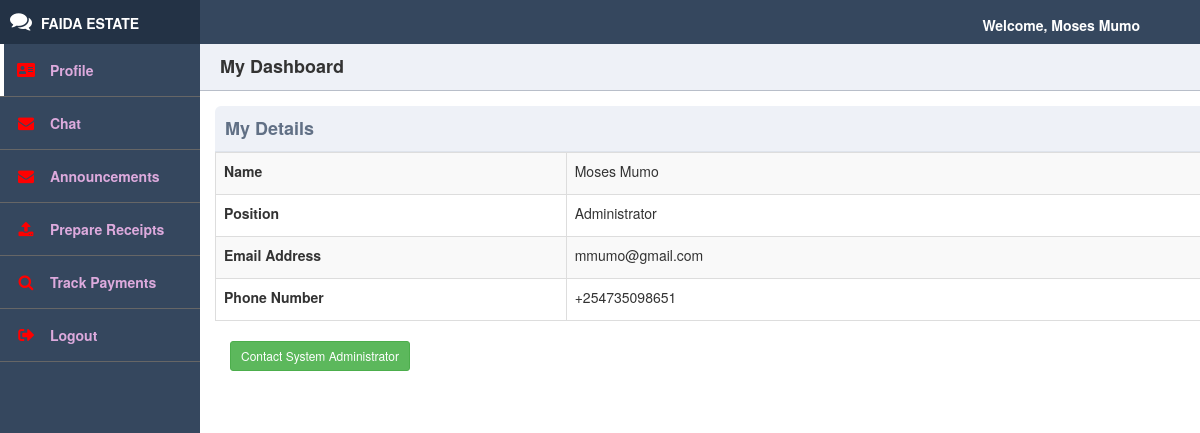
Page /php/treasurerdashboard.php (signed in) on the committed database.
### tables this page shows
CREATE TABLE `users` (
  `user_id` int(11) NOT NULL,
  `username` varchar(255) NOT NULL,
  `houseNumber` varchar(255) DEFAULT NULL,
  `email` varchar(255) NOT NULL,
  `phoneNo` varchar(255) NOT NULL,
  `Position` varchar(20) NOT NULL DEFAULT 'Resident',
  `password` varchar(255) NOT NULL
);

### php/treasurerdashboard.php (the view, shortened to what this page needs)
<?php
$id = $_SESSION['login_id'];
$servername = "localhost";
$username = "root";
$password = "";
$dbname = "faida_estate";
$conn = new mysqli($servername, $username, $password, $dbname);
$sql = "SELECT * FROM users WHERE user_id = '$id'";
	$result = $conn->query($sql);
    if (!$result = mysqli_query($conn, $sql)) {
        exit(mysqli_error($conn));
    }
    if(mysqli_num_rows($result) > 0)
    {
        while($row = mysqli_fetch_assoc($result))
        {
            $data = '<table class="table table-bordered table-striped">
                        <tr>
                     <td width="30%"><label>Name</label></td>
                     <td width="70%">'.$row["username"].'</td>
                     </tr>
                    <tr>
                     <td width="30%"><label>Position</label></td>
                     <td width="70%">'.$row["Position"].'</td>
                    </tr>
                   <tr>
                     <td width="30%"><label>Email Address</label></td>
                     <td width="70%">'.$row["email"].'</td>
                    </tr>
                   <tr>
                     <td width="30%"><label>Phone Number</label></td>
                     <td width="70%"> '.$row["phoneNo"].'</td>
                   </tr>
            </tr>';
        }
    }
    else
    {
        $data .= '<tr><td colspan="6">Records not found!</td></tr>';
    }
    $data .= '</table>';
	?>
<!DOCTYPE html>
<html>
<head>
    <link rel="stylesheet" href="https://use.fontawesome.com/releases/v5.3.1/css/all.css">
	<link rel="stylesheet" type="text/css" href="https://maxcdn.bootstrapcdn.com/font-awesome/4.5.0/css/font-awesome.min.css">
	<link rel="stylesheet" type="text/css" href="../css/main_dash.css">
    <link rel="stylesheet" href="https://maxcdn.bootstrapcdn.com/bootstrap/3.3.7/css/bootstrap.min.css">
</head>
<body>
	<div class="header">
         <p align="center" style="margin-top: 15px; margin-right: 60px; text-align: right; color: white; font-weight: bold; ">Welcome, <?php echo $_SESSION['username']; ?></p>
</div>
		<div class="side-nav">
			<div class="logo">
				<i class="fa fa-comments"></i>
				<span>Faida Estate</span>
			</div>
			<nav>
				<ul>
					<li class="active">
						<a href="#">
							<span><i class="fas fa-address-card"></i></span>
							<span>Profile</span>
						</a>
					</li>
					<li>
						<a href="treasurerchat.php">
							<span><i class="fa fa-envelope"></i></span>
							<span>Chat</span>
						</a>
					</li>
                    <li>
                        <a href="treasurerannouncements.php">
                            <span><i class="fa fa-envelope"></i></span>
                            <span>Announcements</span>
                        </a>
                    </li>
					<li>
						<a href="../html/receipt.html">
							<span><i class="fa fa-upload"></i></span>
							<span>Prepare Receipts</span>
						</a>
					</li>
                    <li>
						<a href="resident_payments.php">
							<span><i class="fa fa-search"></i></span>
							<span>Track Payments</span>
						</a>
					</li>
                    <li>
						<a id="logout">
							<span><i class="fas fa-sign-out-alt"></i></span>
							<span>Logout</span>
						</a>
					</li>
				</ul>
			</nav>
		</div>
		<div class="main-content">
			<div class="title">
				My Dashboard
			</div>
			<div class="main">
            <div class="widget">
					<div class="title">My Details
                    </div>
					<div class="chart">
                    <div class="container">
    <div class="row">
        <?php echo $data; ?>
    </div>
    <button class="btn btn-success btn-sm" data-toggle="modal" data-target="#modalForm" style="float: left;">
                     Contact System Administrator
                     </button>
                </div>
				</div>
			</div>
            </div>
        </div>
</body>
</html>

### css/main_dash.css (style rules this page uses)
* { box-sizing: border-box; }
body { margin: 0; padding: 0; font-family: 'Source Sans Pro', sans-serif; background-color: #d5dae5; -webkit-font-smoothing: antialiased; -moz-osx-font-smoothing: grayscale; }
.header { position: absolute; width: 100%; z-index: 3; height: 44px; background-color: #045895; }
.logo { height: 44px; padding: 10px; font-weight: 700; }
.side-nav .logo { background-color: #233245; color: #fff; }
.logo i { font-size: 22px; }
.logo span { margin-left: 5px; text-transform: uppercase; }
.nav-trigger span, .nav-trigger span:before, span:after { width: 20px; height: 2px; background-color: #35475e; position: absolute; }
.side-nav { position: absolute; width: 100%; height: 100vh; background-color: #35475e; z-index: 1; display: none; }
.side-nav ul { margin: 0; padding: 0; }
.side-nav ul li { padding: 16px 16px; border-bottom: 1px solid #666; position: relative; }
.side-nav ul li.active:before { content: ''; position: absolute; width: 4px; height: 100%; top: 0; left: 0; background-color: #fff; }
.side-nav ul li a { color: #dad; display: block; text-decoration: none; }
.side-nav ul li i { color: red; min-width: 20px; text-align: center; }
.side-nav ul li span:nth-child(2) { margin-left: 10px; font-size: 14px; font-weight: 600; }
.main-content { padding: 40px; margin-top: 0; padding: 0; padding-top: 44px; height: 100%; overflow: scroll; }
.main-content .title { background-color: #eef1f7; border-bottom: 1px solid #b8bec9; padding: 10px 20px; font-weight: 700; color: #333; font-size: 18px; }
@media screen and (min-width: 600px) { .header { background-color: #35475e; z-index: 1; } }
@media screen and (min-width: 600px) { .nav-trigger span, .nav-trigger span:before, span:after { background-color: #fff; } }
@media screen and (min-width: 600px) { .side-nav { display: block; width: 70px; z-index: 2; } }
@media screen and (min-width: 600px) { .side-nav ul li span:nth-child(2) { display: none; } }
@media screen and (min-width: 600px) { .side-nav .logo i { padding-left: 12px; } }
@media screen and (min-width: 600px) { .side-nav .logo span { display: none; } }
@media screen and (min-width: 600px) { .side-nav ul li i { font-size: 26px; } }
@media screen and (min-width: 600px) { .side-nav ul li a { text-align: center; } }
@media screen and (min-width: 600px) { .main-content { margin-left: 70px; } }
@media screen and (min-width: 800px) { .side-nav { width: 200px; } }
@media screen and (min-width: 800px) { .side-nav ul li span:nth-child(2) { display: inline-block; } }
@media screen and (min-width: 800px) { .side-nav ul li i { font-size: 16px; } }
@media screen and (min-width: 800px) { .side-nav ul li a { text-align: left; } }
@media screen and (min-width: 800px) { .side-nav .logo i { padding-left: 0; } }
@media screen and (min-width: 800px) { .side-nav .logo span { display: inline-block; } }
@media screen and (min-width: 800px) { .main-content { margin-left: 200px; } }
.main { display: flex; flex-flow: row wrap; }
.widget { flex-basis: 300px; flex-grow: 10; height: 300px; margin: 15px; border-radius: 6px; background-color: #ffffff; position: relative; }
.widget .title { background-color: #eef1f7; border-bottom: 1px solid #dfe4ec; padding: 10px; border-top-left-radius: 6px; border-top-right-radius: 6px; color: #617085; font-weight: 600; }

### rows in the picture
users: username "Moses Mumo", Position "Administrator", email "mmumo@gmail.com", phoneNo "+254735098651"

### other values in the picture
$_SESSION['username'] "Moses Mumo"
